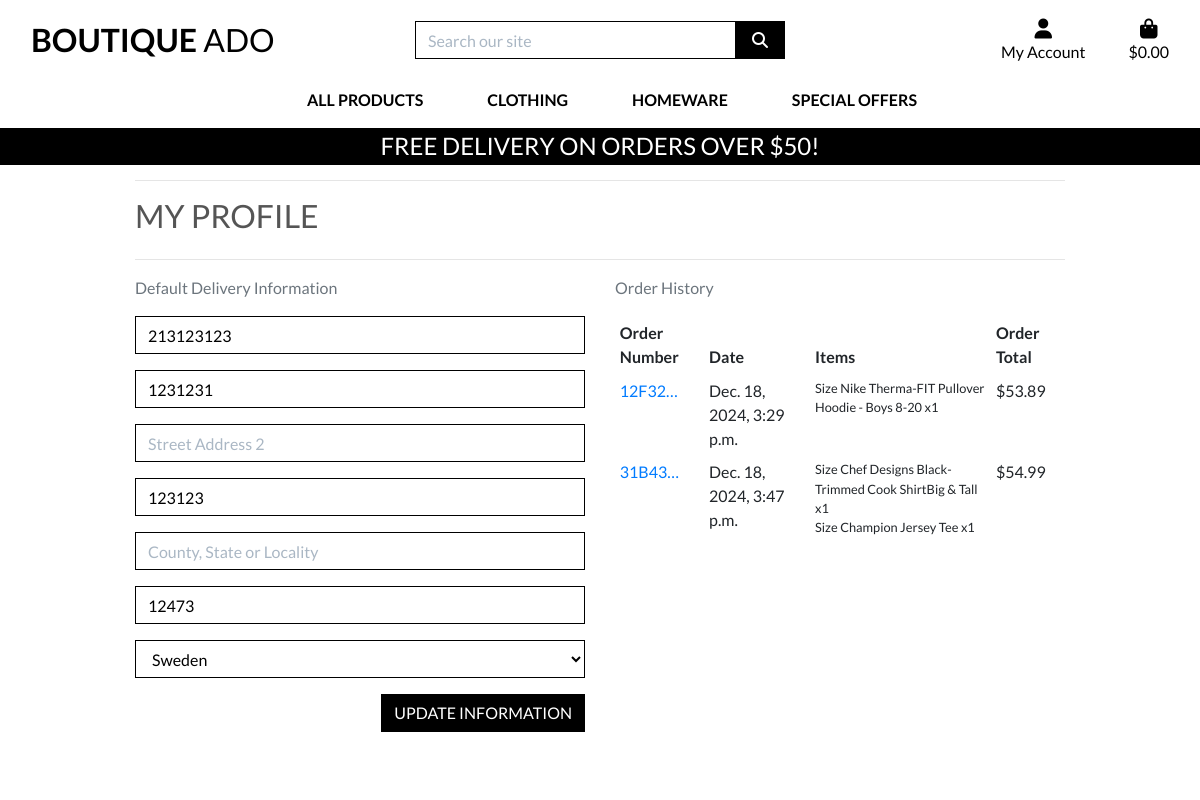
/profile/ (signed in), run on the app's committed database.
### profiles/models.py (models this page shows, shortened)
class UserProfile(models.Model):
    user = models.OneToOneField(User, on_delete=models.CASCADE)
    default_phone_number = models.CharField(max_length=20, null=True, blank=True)
    default_street_address1 = models.CharField(max_length=80, null=True, blank=True)
    default_street_address2 = models.CharField(max_length=80, null=True, blank=True)
    default_town_or_city = models.CharField(max_length=40, null=True, blank=True)
    default_county = models.CharField(max_length=80, null=True, blank=True)
    default_postcode = models.CharField(max_length=20, null=True, blank=True)
    default_country = CountryField(blank_label='Country', null=True, blank=True)

### checkout/models.py (models this page shows, shortened)
class Order(models.Model):
    order_number = models.CharField(max_length=32, null=False, editable=False)
    user_profile = models.ForeignKey(UserProfile, on_delete=models.SET_NULL, null=True, blank=True, related_name='orders')
    full_name = models.CharField(max_length=50, null=False, blank=False)
    email = models.EmailField(max_length=254, null=False, blank=False)
    phone_number = models.CharField(max_length=20, null=False, blank=False)
    country = CountryField(blank_label='Country *', null=False, blank=False)
    postcode = models.CharField(max_length=20, null=True, blank=True)
    town_or_city = models.CharField(max_length=40, null=False, blank=False)
    street_address1 = models.CharField(max_length=80, null=False, blank=False)
    street_address2 = models.CharField(max_length=80, null=True, blank=True)
    county = models.CharField(max_length=80, null=True, blank=True)
    date = models.DateTimeField(auto_now_add=True)
    delivery_cost = models.DecimalField(max_digits=6, decimal_places=2, null=False, default=0)
    order_total = models.DecimalField(max_digits=10, decimal_places=2, null=False, default=0)
    grand_total = models.DecimalField(max_digits=10, decimal_places=2, null=False, default=0)
    original_bag = models.TextField(null=False, blank=False, default='')
    stripe_pid = models.CharField(max_length=254, null=False, blank=False, default='')

class OrderLineItem(models.Model):
    order = models.ForeignKey(Order, null=False, blank=False, on_delete=models.CASCADE, related_name='lineitems')
    product = models.ForeignKey(Product, null=False, blank=False, on_delete=models.CASCADE)
    product_size = models.CharField(max_length=2, null=True, blank=True) # XS, S, M, L, XL
    quantity = models.IntegerField(null=False, blank=False, default=0)
    lineitem_total = models.DecimalField(max_digits=6, decimal_places=2, null=False, blank=False, editable=False)

### products/models.py (models this page shows, shortened)
class Product(models.Model):
    category = models.ForeignKey('Category', null=True, blank=True, on_delete=models.SET_NULL)
    sku = models.CharField(max_length=254, null=True, blank=True)
    name = models.CharField(max_length=254)
    description = models.TextField()
    has_sizes = models.BooleanField(default=False, null=True, blank=True)
    price = models.DecimalField(max_digits=6, decimal_places=2)
    rating = models.DecimalField(max_digits=6, decimal_places=2, null=True, blank=True)
    image_url = models.URLField(max_length=1024, null=True, blank=True)
    image = models.ImageField(null=True, blank=True)

### profiles/views.py (the view)
# urls.py: path('profile/', include('profiles.urls')),
@login_required
def profile(request):
    profile = get_object_or_404(UserProfile, user=request.user)
    if request.method == 'POST':
        form = UserProfileForm(request.POST, instance=profile)
        if form.is_valid():
            form.save()
            messages.success(request, 'Profile updated successfully')
        else:
            messages.error(request, 'Update failed. Please ensure the form is valid.')
    else:
        form = UserProfileForm(instance=profile)
    orders = profile.orders.all()
    template = 'profiles/profile.html'
    context = {
        'form': form,
        'orders': orders,
        'on_profile_page': True
    }
    return render(request, template, context)

### profiles/forms.py
class UserProfileForm(forms.ModelForm):
    class Meta:
        model = UserProfile
        exclude = ('user',)
    def __init__(self, *args, **kwargs):
        super().__init__(*args, **kwargs)
        placeholders = {
            'default_phone_number': 'Phone Number',
            'default_postcode': 'Postal Code',
            'default_town_or_city': 'Town or City',
            'default_street_address1': 'Street Address 1',
            'default_street_address2': 'Street Address 2',
            'default_county': 'County, State or Locality',
        }
        self.fields['default_phone_number'].widget.attrs['autofocus'] = True
        for field in self.fields:
            if field != 'default_country':
                if self.fields[field].required:
                    placeholder = f'{placeholders[field]} *'
                else:
                    placeholder = placeholders[field]
                self.fields[field].widget.attrs['placeholder'] = placeholder
            self.fields[field].widget.attrs['class'] = 'border-black rounded-0 profile-form-input'
            self.fields[field].label = False

### bag/contexts.py (called while the page is built, shortened)
def bag_contents(request):
    bag_items = []
    total = 0
    product_count = 0
    bag = request.session.get('bag', {})
    if total < settings.FREE_DELIVERY_THRESHOLD:
        delivery = total * Decimal(settings.STANDARD_DELIVERY_PERCENTAGE / 100)
        free_delivery_delta = settings.FREE_DELIVERY_THRESHOLD - total
    else:
        delivery = 0
        free_delivery_delta = 0
    grand_total = delivery + total
    context = {
        'bag_items': bag_items,
        'total': total,
        'product_count': product_count,
        'delivery': delivery,
        'free_delivery_delta': free_delivery_delta,
        'free_delivery_threshold': settings.FREE_DELIVERY_THRESHOLD,
        'grand_total': grand_total,
    }
    return context

### profiles/templates/profiles/profile.html (shortened to what this page needs)
{% extends "base.html" %}
{% load static %}
{% block extra_css %}
<link rel="stylesheet" href="{% static 'profiles/css/profile.css' %}">
{% endblock %}
{% block page_header %}
<div class="container header-container">
</div>
{% endblock %}
{% block content %}
<div class="overlay"></div>
<div class="container">
    <div class="row">
        <div class="col">
            <hr>
            <h2 class="logo-font mb-4">My Profile</h2>
            <hr>
        </div>
    </div>
    <div class="row">
        <div class="col-12 col-lg-6">
            <p class="text-muted">Default Delivery Information</p>
            <form class="mt-3" action="{% url 'profile' %}" method="POST" id="profile-update-form">
                {{ form|crispy }}
                <button class="btn btn-black rounded-0 text-uppercase float-right">Update Information</button>
            </form>
        </div>
        <div class="col-12 col-lg-6">
            <p class="text-muted">Order History</p>
            <div class="order-history table-responsive">
                <table class="table table-sm table-borderless">
                    <thead>
                        <tr>
                            <th>Order Number</th>
                            <th>Date</th>
                            <th>Items</th>
                            <th>Order Total</th>
                        </tr>
                    </thead>
                    <tbody>
                        {% for order in orders %}
                        <tr>
                            <td>
                                <a href="{% url 'order_history' order.order_number %}" title="{{ order.order_number }}">
                                    {{ order.order_number|truncatechars:6 }}
                                </a>
                            </td>
                            <td>{{ order.date }}</td>
                            <td>
                                <ul class="list-unstyled">
                                    {% for item in order.lineitems.all %}
                                    <li class="small">
                                        {% if item.product.has_sizes %}
                                        Size {{ item.product.size|upper }}
                                        {% endif %}{{ item.product.name }} x{{ item.quantity }}
                                    </li>
                                    {% endfor %}
                                </ul>
                            </td>
                            <td>${{ order.grand_total }}</td>
                        </tr>
                        {% endfor %}
                    </tbody>
                </table>
            </div>
        </div>
    </div>
    {% endblock %}

### static/css/base.css (style rules this page uses)
html { height: 100%; }
body { background: url('/media/homepage_background_cropped.jpg') no-repeat center center fixed; background-size: cover; height: calc(100vh - 164px); color: #555; font-family: 'Lato'; }
.logo-font { text-transform: uppercase; }
.btn-black { background: black; color: white; }
.border-black { border: 1px solid black !important; }
.overlay { height: 100%; width: 100%; top: 0; left: 0; position: fixed; background: white; z-index: -1; }
@media (min-width: 1200px) { .container { max-width: 80%; } }
@media (min-width: 992px) { .header-container { padding-top: 164px; } }

### profiles/static/profiles/css/profile.css (style rules this page uses)
.order-history { max-height: 416px; overflow-y: auto; }
#profile-update-form .form-control { color: #000; }
#profile-update-form input::placeholder { color: #aab7c4; }
#id_default_country, #id_default_country option:not(:first-child) { color: #000; }

### data on the page
UserProfile: default_phone_number "213123123", default_street_address1 "1231231", default_town_or_city "123123", default_postcode "12473", default_country "Sweden"
Order: order_number "12F32…", date "Dec. 18, 2024, 3:29 p.m.", grand_total "53.89"
OrderLineItem: product.name "Nike Therma-FIT Pullover Hoodie - Boys 8-20", quantity "1"
Order: order_number "31B43…", date "Dec. 18, 2024, 3:47 p.m.", grand_total "54.99"
OrderLineItem: product.name "Chef Designs Black-Trimmed Cook ShirtBig & Tall", quantity "1"
OrderLineItem: product.name "Champion Jersey Tee", quantity "1"

### other printed values
{{ free_delivery_threshold }} "50"
